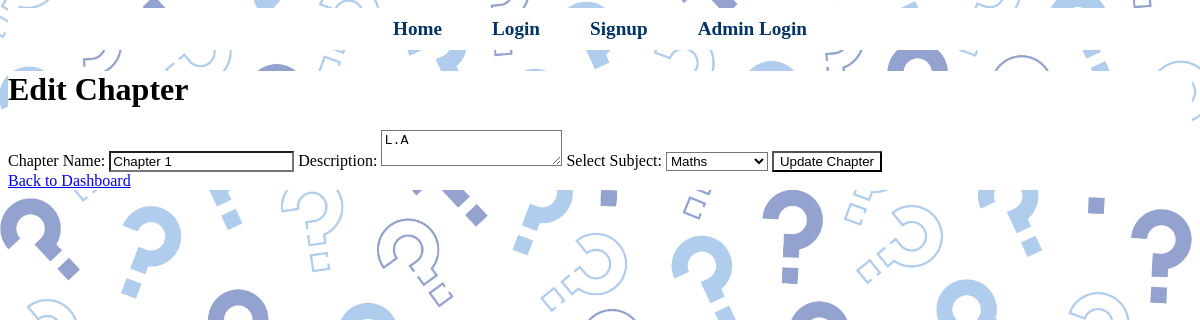
/admin/edit_chapter/1, run on the app's committed database.
### models/quiz.py (models this page shows)
class Chapter(db.Model):
    id = db.Column(db.Integer, primary_key=True)
    name = db.Column(db.String(200), nullable=False)
    description = db.Column(db.Text)  # New field
    subject_id = db.Column(db.Integer, db.ForeignKey('subject.id'), nullable=False)
    quizzes = db.relationship('Quiz', backref='chapter', lazy=True)  # Relationship

class Subject(db.Model):
    id = db.Column(db.Integer, primary_key=True)
    name = db.Column(db.String(200), nullable=False, unique=True)
    description = db.Column(db.Text)  # New field
    chapters = db.relationship('Chapter', backref='subject', lazy=True)  # Relationship

### controllers/admin.py (the view, shortened to what this page needs)
@admin_bp.route('/edit_chapter/<int:chapter_id>', methods=['GET', 'POST'])
def edit_chapter(chapter_id):
    chapter = Chapter.query.get_or_404(chapter_id)
    subjects = Subject.query.all()
    return render_template('edit_chapter.html', chapter=chapter, subjects=subjects)

### templates/edit_chapter.html
{% extends "base.html" %}
{% block content %}
<h1>Edit Chapter</h1>
<form action="{{ url_for('admin.edit_chapter', chapter_id=chapter.id) }}" method="POST">
    <label for="name">Chapter Name:</label>
    <input type="text" id="name" name="name" value="{{ chapter.name }}" required>
    <label for="description">Description:</label>
    <textarea id="description" name="description">{{ chapter.description }}</textarea>
    <label for="subject_id">Select Subject:</label>
    <select id="subject_id" name="subject_id" required>
        {% for subject in subjects %}
        <option value="{{ subject.id }}" {% if subject.id == chapter.subject_id %}selected{% endif %}>
            {{ subject.name }}
        </option>
        {% endfor %}
    </select>
    <button type="submit">Update Chapter</button>
</form>
<a href="{{ url_for('admin.dashboard') }}">Back to Dashboard</a>
{% endblock %}

### static/css/styles.css (style rules this page uses)
body { background-image: url("../images/question_marks_background.jpg"); background-size: cover; background-position: center; background-repeat: no-repeat; background-attachment: fixed; }
body * { background-color: white !important; }

### data on the page
Chapter: name "Chapter 1", description "L.A", subject_id "Maths"
